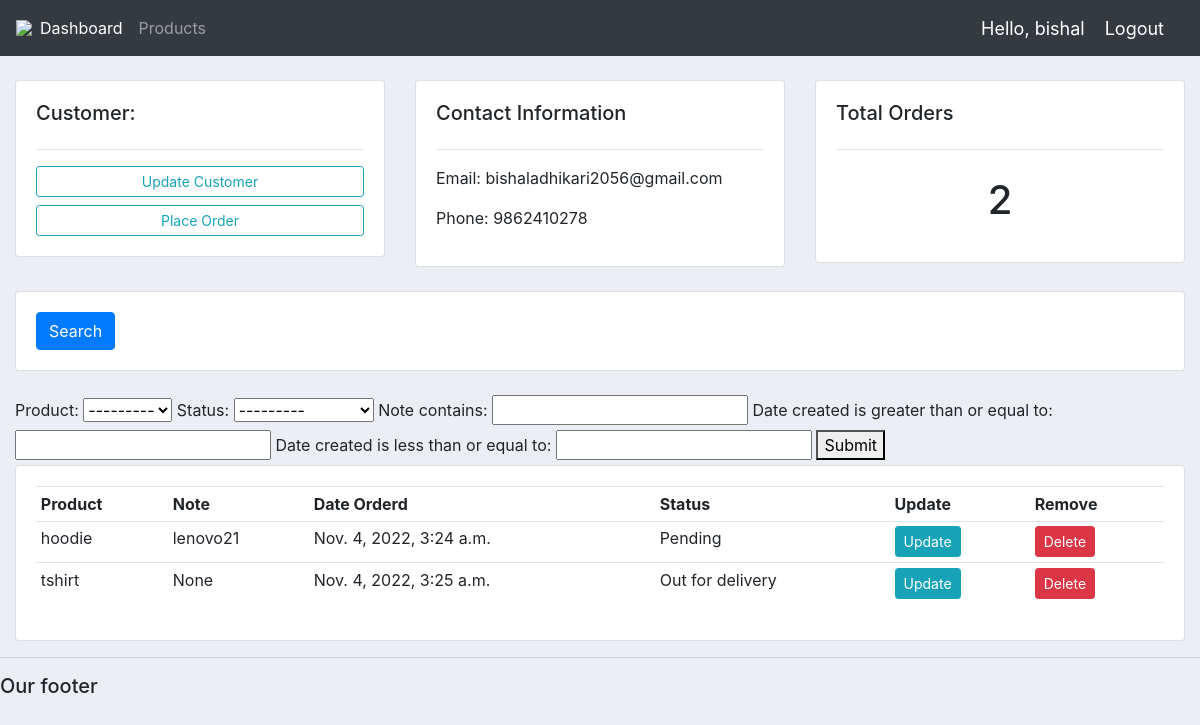
The app's page /customer/1/ (signed in) with its own data.
### polls/models.py (models this page shows, shortened)
class Customer(models.Model):
	user = models.OneToOneField(User, null=True, blank=True, on_delete=models.CASCADE)
	name = models.CharField(max_length=200, null=True)
	phone = models.CharField(max_length=200, null=True)
	email = models.CharField(max_length=200, null=True)
	profile_pic = models.ImageField(default="profile1.png", null=True, blank=True)
	date_created = models.DateTimeField(auto_now_add=True, null=True)

class Order(models.Model):
	STATUS = (
			('Pending', 'Pending'),
			('Out for delivery', 'Out for delivery'),
			('Delivered', 'Delivered'),
			)
	customer = models.ForeignKey(Customer, null=True, on_delete= models.SET_NULL)
	product = models.ForeignKey(Product, null=True, on_delete= models.SET_NULL)
	date_created = models.DateTimeField(auto_now_add=True, null=True)
	status = models.CharField(max_length=200, null=True, choices=STATUS)
	note = models.CharField(max_length=1000, null=True)

class Product(models.Model):
	CATEGORY = (
			('Indoor', 'Indoor'),
			('Out Door', 'Out Door'),
			)
	name = models.CharField(max_length=200, null=True)
	price = models.FloatField(null=True)
	category = models.CharField(max_length=200, null=True, choices=CATEGORY)
	description = models.CharField(max_length=200, null=True, blank=True)
	date_created = models.DateTimeField(auto_now_add=True, null=True)
	tags = models.ManyToManyField(Tag)
	def __str__(self):
		return self.name

### polls/decorators.py (the view)
		def wrapper_func(request, *args, **kwargs):
			group = None
			if request.user.groups.exists():
				group = request.user.groups.all()[0].name
			if group in allowed_roles:
				return view_func(request, *args, **kwargs)
			else:
				return HttpResponse('You are not authorized to view this page')

### polls/views.py (called while the page is built)
@login_required(login_url="login")
@allowed_users(allowed_roles=['admin'])
def customer_pages(request,pk):
    customer=Customer.objects.get(id=pk)
    order=customer.order_set.all()
    myfilter=OrderFilter(request.GET,queryset=order)
    order=myfilter.qs
    orders_count=order.count()
    context={
        'customer':customer,
        'myfilter':myfilter,
        'orders':order,
        'orders_count':orders_count
    }
    return render(request,'customer.html',context)

### polls/templates/customer.html
{%  extends 'main.html' %}
{% block content %}
	<br>
<div class="row">
	<div class="col-md">
		<div class="card card-body">
			<h5>Customer:</h5>
			<hr>
			<a class="btn btn-outline-info  btn-sm btn-block" href="">Update Customer</a>
			<a class="btn btn-outline-info  btn-sm btn-block" href="{% url 'create_order' customer.id %}">Place Order</a>
		</div>
	</div>
	<div class="col-md">
		<div class="card card-body">
			<h5>Contact Information</h5>
			<hr>
			<p>Email: {{customer.email}}</p>
			<p>Phone: {{customer.phone}}</p>
		</div>
	</div>
	<div class="col-md">
		<div class="card card-body">
			<h5>Total Orders</h5>
			<hr>
			<h1 style="text-align: center;padding: 10px">{{orders_count}}</h1>
		</div>
	</div>
</div>
<br>
<div class="row">
	<div class="col">
		<div class="card card-body">
			<form method="get">
		    <button class="btn btn-primary" type="submit">Search</button>
		  </form>
		</div>
	</div>
</div>
<br>
<div>
	<form action="" method="GET" >
		{{myfilter.form}}
		<button type="Submit" >Submit</button>
	</form>
</div>
<div class="row">
	<div class="col-md">
		<div class="card card-body">
			<table class="table table-sm">
				<tr>
					<th>Product</th>
					<th>Note</th>
					<th>Date Orderd</th>
					<th>Status</th>
					<th>Update</th>
					<th>Remove</th>
				</tr>
        {% for o in orders %}
				<tr>
					<td>{{o.product.name}}</td>
					<td>{{o.note}}</td>
					<td>{{o.date_created}}</td>
					<td>{{o.status}}</td>
					<td><a class="btn btn-sm btn-info" href="{% url 'update_order' o.id %}">Update</a></td>
					<td><a class="btn btn-sm btn-danger" href="{% url 'delete_item' o.id %}">Delete</a></td>
				</tr>
                {% endfor %}
			</table>
		</div>
	</div>
</div>
{% endblock %}

### polls/templates/navbar.html (shortened to what this page needs)
{% load static %}
<nav class="navbar navbar-expand-lg navbar-dark bg-dark">
 <img src="{% static 'images/logo.png' %}">
  <div class="collapse navbar-collapse" id="navbarNav">
    <ul class="navbar-nav">
      {% if request.user.is_staff %}
      <li class="nav-item active">
        <a class="nav-link" href="{% url 'dashboard' %}">Dashboard</a>
      </li>
      <li class="nav-item">
        <a class="nav-link" href="">Products</a>
      </li>
      {% else %}
       <li class="nav-item">
        <a class="nav-link" href="{% url 'settings'  %}">Settings</a>
      </li>
      {% endif %}
    </ul>
  </div>
  <span class="hello-msg">Hello, {{request.user.username}}</span>
  <span ><a  class="hello-msg" href="{% url 'logout' %}">Logout</a></span>
</nav>

### static/css/main.css (style rules this page uses)
body { background-color: #ebeff5; }

### polls/templates/navbar.html (style rules this page uses)
.hello-msg { font-size: 18px; color: #fff; margin-right: 20px; }

### records on screen
Customer: email "bishaladhikari2056@gmail.com", phone "9862410278"
Order: product.name "hoodie", note "lenovo21", date_created "Nov. 4, 2022, 3:24 a.m.", status "Pending"
Order: product.name "tshirt", note "None", date_created "Nov. 4, 2022, 3:25 a.m.", status "Out for delivery"

### other values on screen
{{ request.user.username }} "bishal"
{{ orders_count }} "2"
